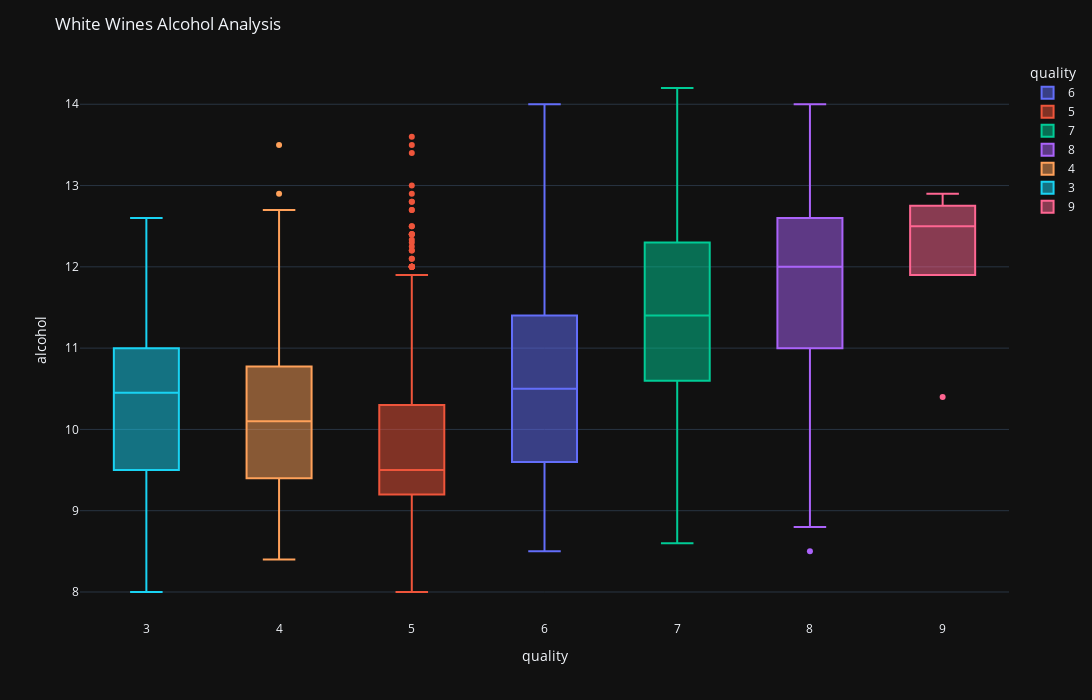

The code cell stored with this chart in its notebook:
### Code cell
fig = px.box(white, x="quality", y="alcohol", color="quality", template="plotly_dark")
fig.update_layout(title='White Wines Alcohol Analysis', autosize=False, width=1800, height=700, template="plotly_dark")
fig.show()

### Figure 1 — Plotly figure (JSON) as saved in the notebook; plotly's stock layout.template omitted (floating-point values rounded to 4 significant figures; data arrays with more than 128 entries replaced by an {"elided": "..."} marker saying what was removed)
{"data": [{"alignmentgroup": "True", "hovertemplate": "quality=%{x}<br>alcohol=%{y}<extra></extra>", "legendgroup": "6", "marker": {"color": "#636efa"}, "name": "6", "notched": false, "offsetgroup": "6", "orientation": "v", "showlegend": true, "type": "box", "x": {"elided": "2198 int values"}, "x0": " ", "xaxis": "x", "y": {"elided": "2198 float values"}, "y0": " ", "yaxis": "y"}, {"alignmentgroup": "True", "hovertemplate": "quality=%{x}<br>alcohol=%{y}<extra></extra>", "legendgroup": "5", "marker": {"color": "#EF553B"}, "name": "5", "notched": false, "offsetgroup": "5", "orientation": "v", "showlegend": true, "type": "box", "x": {"elided": "1457 int values"}, "x0": " ", "xaxis": "x", "y": {"elided": "1457 float values"}, "y0": " ", "yaxis": "y"}, {"alignmentgroup": "True", "hovertemplate": "quality=%{x}<br>alcohol=%{y}<extra></extra>", "legendgroup": "7", "marker": {"color": "#00cc96"}, "name": "7", "notched": false, "offsetgroup": "7", "orientation": "v", "showlegend": true, "type": "box", "x": {"elided": "880 int values"}, "x0": " ", "xaxis": "x", "y": {"elided": "880 float values"}, "y0": " ", "yaxis": "y"}, {"alignmentgroup": "True", "hovertemplate": "quality=%{x}<br>alcohol=%{y}<extra></extra>", "legendgroup": "8", "marker": {"color": "#ab63fa"}, "name": "8", "notched": false, "offsetgroup": "8", "orientation": "v", "showlegend": true, "type": "box", "x": {"elided": "175 int values"}, "x0": " ", "xaxis": "x", "y": {"elided": "175 float values"}, "y0": " ", "yaxis": "y"}, {"alignmentgroup": "True", "hovertemplate": "quality=%{x}<br>alcohol=%{y}<extra></extra>", "legendgroup": "4", "marker": {"color": "#FFA15A"}, "name": "4", "notched": false, "offsetgroup": "4", "orientation": "v", "showlegend": true, "type": "box", "x": {"elided": "163 int values"}, "x0": " ", "xaxis": "x", "y": {"elided": "163 float values"}, "y0": " ", "yaxis": "y"}, {"alignmentgroup": "True", "hovertemplate": "quality=%{x}<br>alcohol=%{y}<extra></extra>", "legendgroup": "3", "marker": {"color": "#19d3f3"}, "name": "3", "notched": false, "offsetgroup": "3", "orientation": "v", "showlegend": true, "type": "box", "x": [3, 3, 3, 3, 3, 3, 3, 3, 3, 3, 3, 3, 3, 3, 3, 3, 3, 3, 3, 3], "x0": " ", "xaxis": "x", "y": [9.8, 11.7, 8.5, 11.5, 12.6, 9.6, 9.1, 12.4, 11, 9.1, 9.4, 11, 9.7, 10.4, 10.1, 8, 11, 11, 10.5, 10.5], "y0": " ", "yaxis": "y"}, {"alignmentgroup": "True", "hovertemplate": "quality=%{x}<br>alcohol=%{y}<extra></extra>", "legendgroup": "9", "marker": {"color": "#FF6692"}, "name": "9", "notched": false, "offsetgroup": "9", "orientation": "v", "showlegend": true, "type": "box", "x": [9, 9, 9, 9, 9], "x0": " ", "xaxis": "x", "y": [10.4, 12.4, 12.5, 12.7, 12.9], "y0": " ", "yaxis": "y"}], "layout": {"autosize": false, "boxmode": "overlay", "height": 700, "legend": {"title": {"text": "quality"}, "tracegroupgap": 0}, "margin": {"t": 60}, "title": {"text": "White Wines Alcohol Analysis"}, "width": 1800, "xaxis": {"anchor": "y", "categoryarray": [6, 5, 7, 8, 4, 3, 9], "categoryorder": "array", "domain": [0, 1], "title": {"text": "quality"}}, "yaxis": {"anchor": "x", "domain": [0, 1], "title": {"text": "alcohol"}}}}
